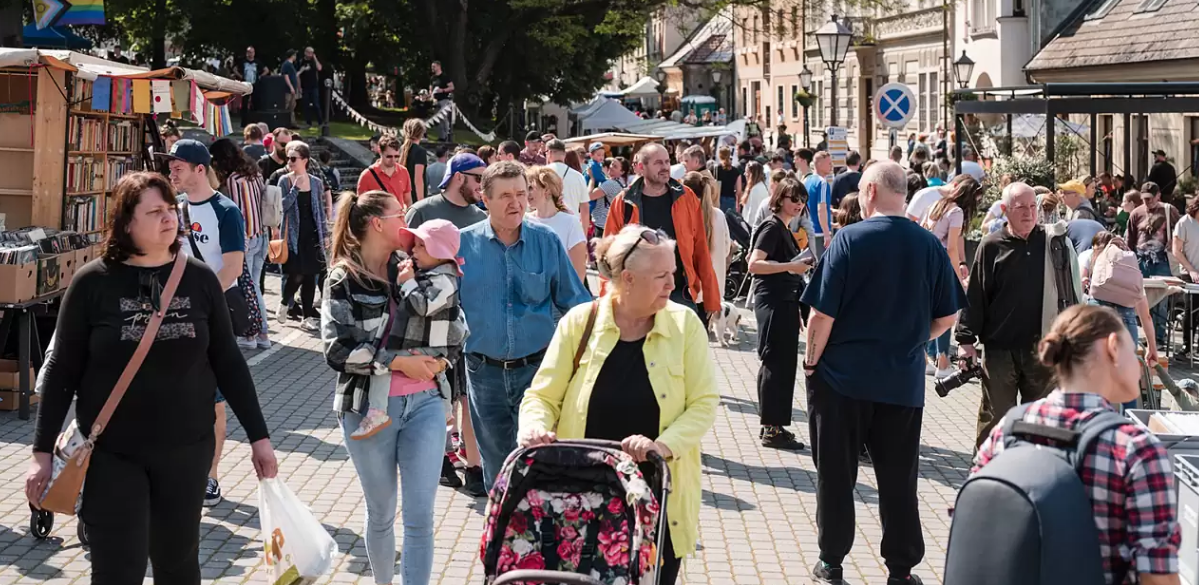
#> input picture Lab_work_5/Image_recognition/Image_people.jpg, 1199 x 585 px
$ python 'my lab.py'
#> lines starting #> are read from the running program, lines starting #| are printed output that depends on the picture
import cv2
import numpy as np
from sklearn.cluster import KMeans
import matplotlib.pyplot as plt

# Завантаження зображення
image_path = "Image_people.jpg"  # Замініть на шлях до вашого зображення
image = cv2.imread(image_path)
#> image is the input picture: shape (585, 1199, 3); mean B, G, R 96.2, 97.5, 106.5
if image is None:
    raise FileNotFoundError("Зображення не знайдено за вказаним шляхом")

# Зміна кольорового простору на RGB
image_rgb = cv2.cvtColor(image, cv2.COLOR_BGR2RGB)

# Покращення якості зображення (корекція гістограми)
image_lab = cv2.cvtColor(image, cv2.COLOR_BGR2LAB)
#> image_lab: shape (585, 1199, 3); mean of channels 0, 1, 2 103.6, 131.9, 130.1
l, a, b = cv2.split(image_lab)
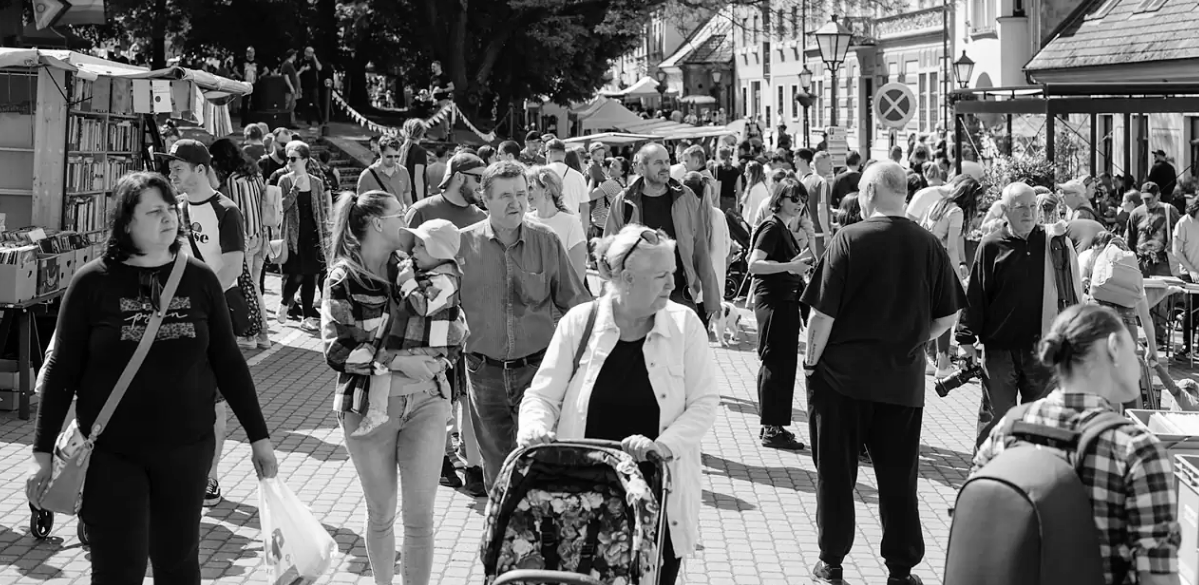
#> l: shape (585, 1199); min 0, max 255, mean 103.6
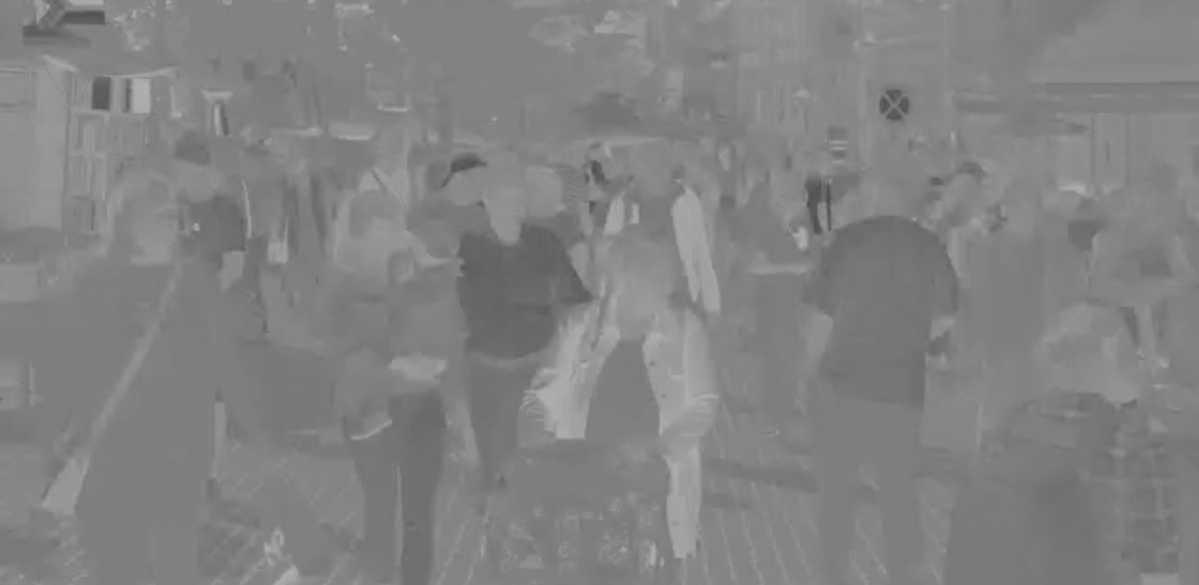
#> b: shape (585, 1199); min 79, max 177, mean 130.1
l_eq = cv2.equalizeHist(l)
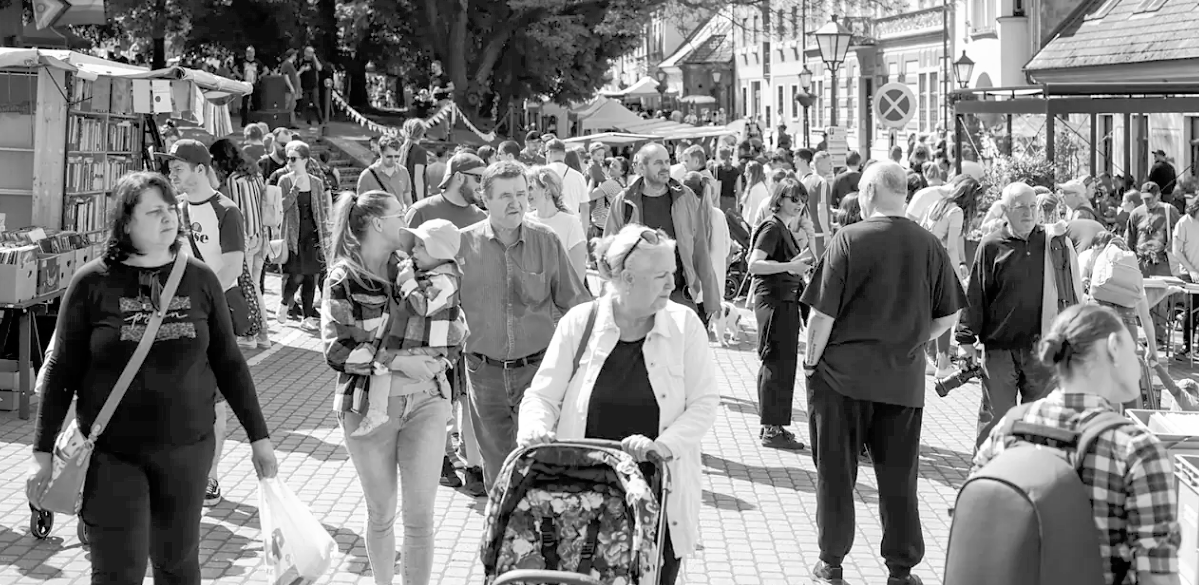
#> l_eq: shape (585, 1199); min 0, max 255, mean 128.3
image_eq = cv2.merge((l_eq, a, b))
#> image_eq: shape (585, 1199, 3); mean of channels 0, 1, 2 128.3, 131.9, 130.1
image_eq = cv2.cvtColor(image_eq, cv2.COLOR_LAB2BGR)
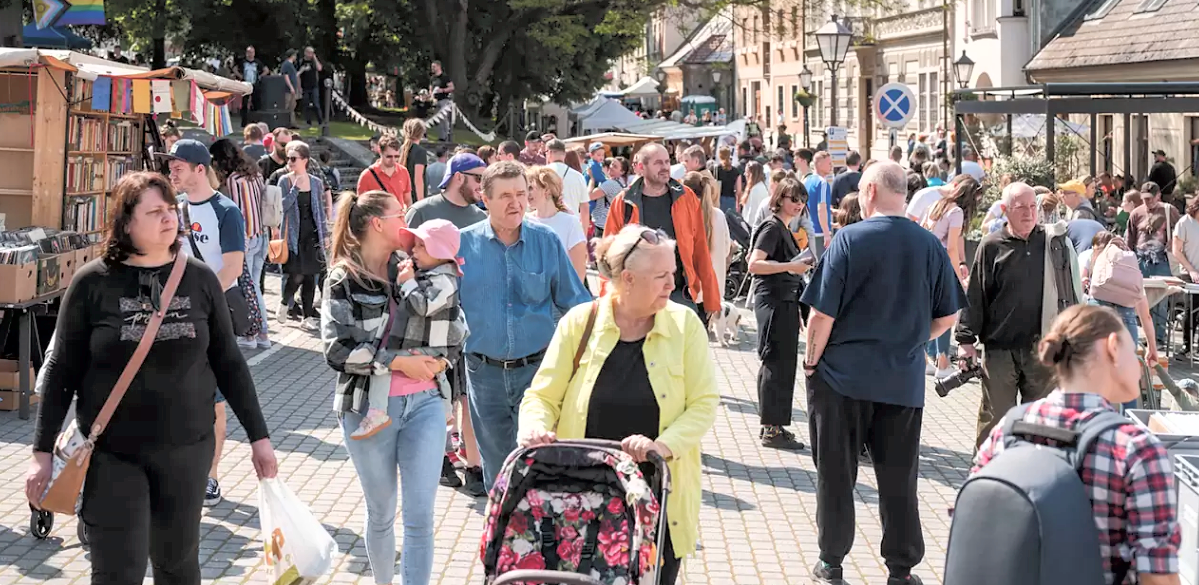
#> image_eq: shape (585, 1199, 3); mean B, G, R 119.7, 121, 130.5

# Перетворення зображення у 2D матрицю для кластеризації
pixel_values = image_eq.reshape((-1, 3))
pixel_values = np.float32(pixel_values)

# Кластеризація методом k-means
k = 5  # Кількість кластерів
kmeans = KMeans(n_clusters=k, random_state=0)
labels = kmeans.fit_predict(pixel_values)
centers = np.uint8(kmeans.cluster_centers_)
segmented_image = centers[labels.flatten()]
segmented_image = segmented_image.reshape(image.shape)
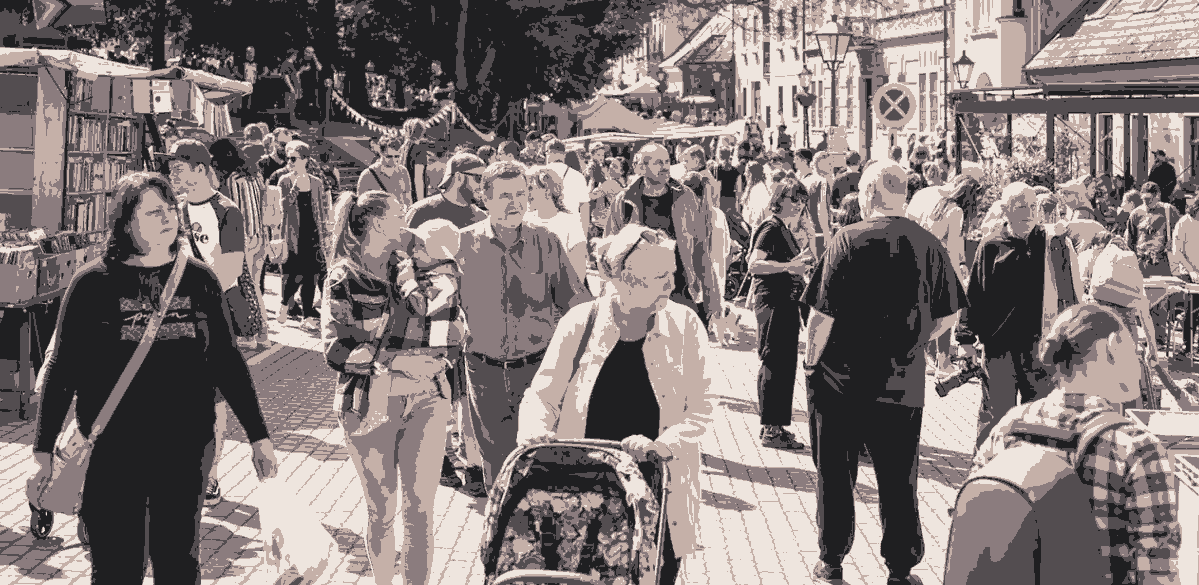
#> segmented_image: shape (585, 1199, 3); mean B, G, R 119, 120.3, 130.1

# Перетворення результату кластеризації в градації сірого
gray_segmented = cv2.cvtColor(segmented_image, cv2.COLOR_BGR2GRAY)

# Виділення контурів
_, thresh = cv2.threshold(gray_segmented, 1, 255, cv2.THRESH_BINARY)
#> thresh: shape (585, 1199); every value is 255
contours, _ = cv2.findContours(thresh, cv2.RETR_EXTERNAL, cv2.CHAIN_APPROX_SIMPLE)
#> contours = [[[0, 0], [0, 584], [1198, 584], [1198, 0]]]

# Відображення контурів на оригінальному зображенні
output_image = image_rgb.copy()
cv2.drawContours(output_image, contours, -1, (255, 0, 0), 2)
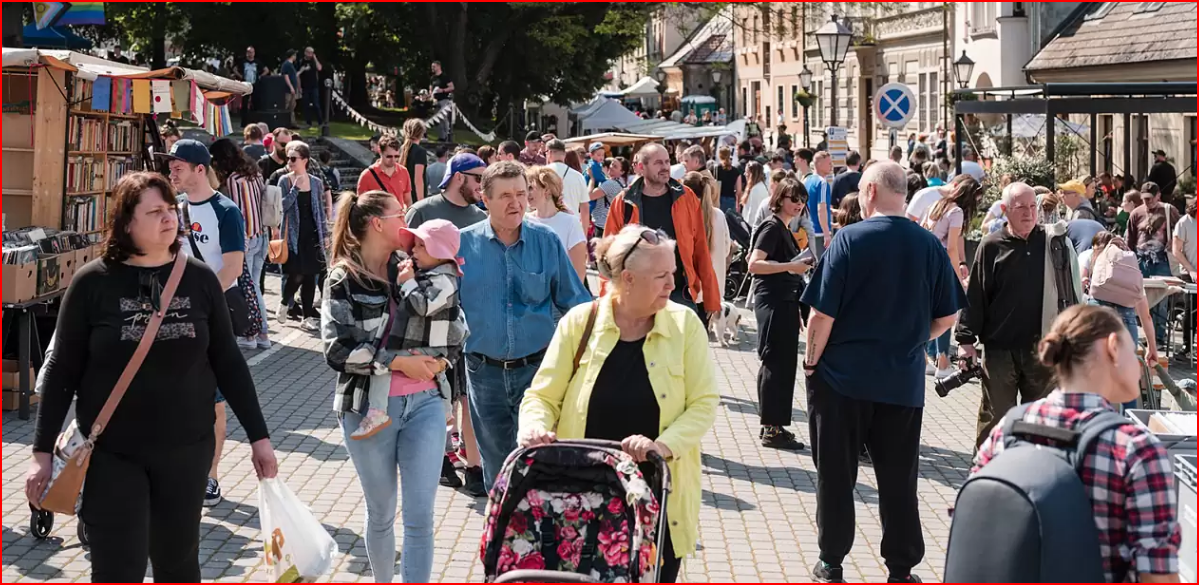
#> output_image: shape (585, 1199, 3); mean R, G, B 108, 96.4, 95.2

# Візуалізація результатів
plt.figure(figsize=(10, 10))
plt.subplot(1, 3, 1)
plt.title("Оригінальне зображення")
plt.imshow(image_rgb)
plt.axis("off")

plt.subplot(1, 3, 2)
plt.title("Сегментоване зображення")
plt.imshow(segmented_image)
plt.axis("off")

plt.subplot(1, 3, 3)
plt.title("Контури об'єкта")
plt.imshow(output_image)
plt.axis("off")

plt.show()
#> figure, not shown here; B, G, R data is drawn as R, G, B

$ run again, with Lab_work_5/Image_recognition/Image_3.jpg copied over Lab_work_5/Image_recognition/Image_people.jpg
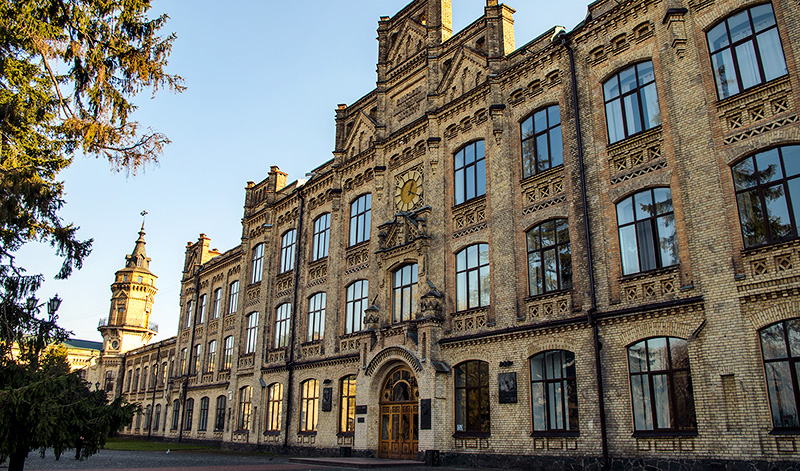
#> input picture Lab_work_5/Image_recognition/Image_3.jpg, 800 x 471 px
#> image is the input picture: shape (471, 800, 3); mean B, G, R 103.9, 113.2, 115.7
#> image_lab: shape (471, 800, 3); mean of channels 0, 1, 2 118.7, 128.7, 134
#> `gray_segmented = cv2.cvtColor(segmented_image, cv2.COLOR_BGR2GRAY)`:
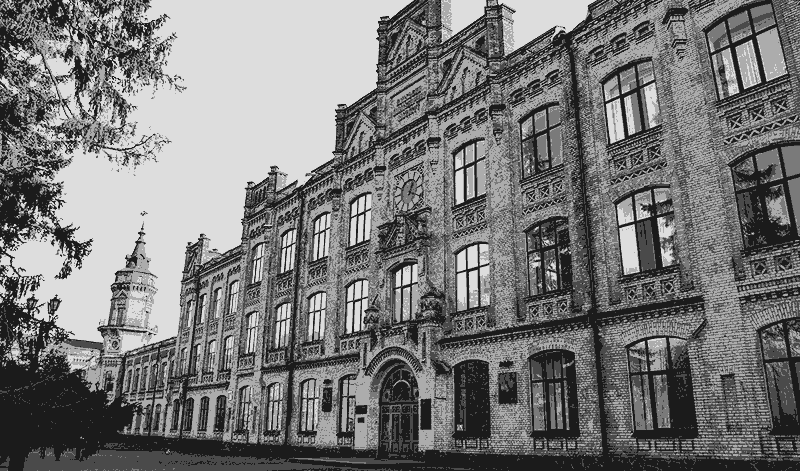
#> gray_segmented: shape (471, 800); min 27, max 221, mean 120.7
#> thresh: shape (471, 800); every value is 255
#> contours = [[[0, 0], [0, 470], [799, 470], [799, 0]]]
#> `cv2.drawContours(output_image, contours, -1, (255, 0, 0), 2)`:
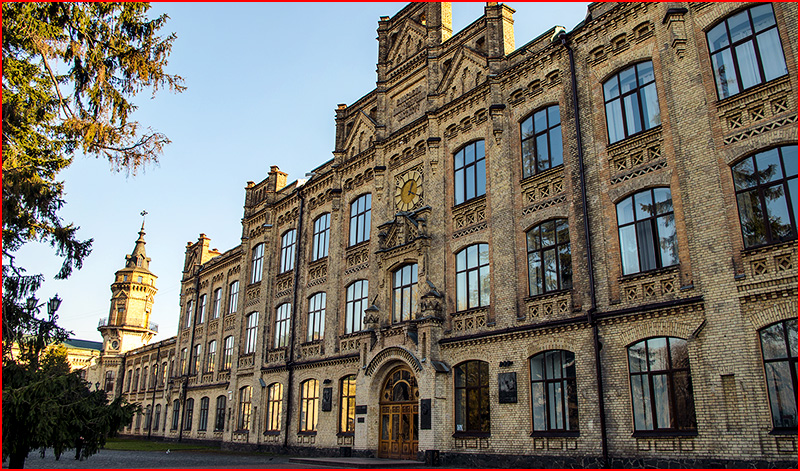
#> output_image: shape (471, 800, 3); mean R, G, B 117.9, 112, 102.7
